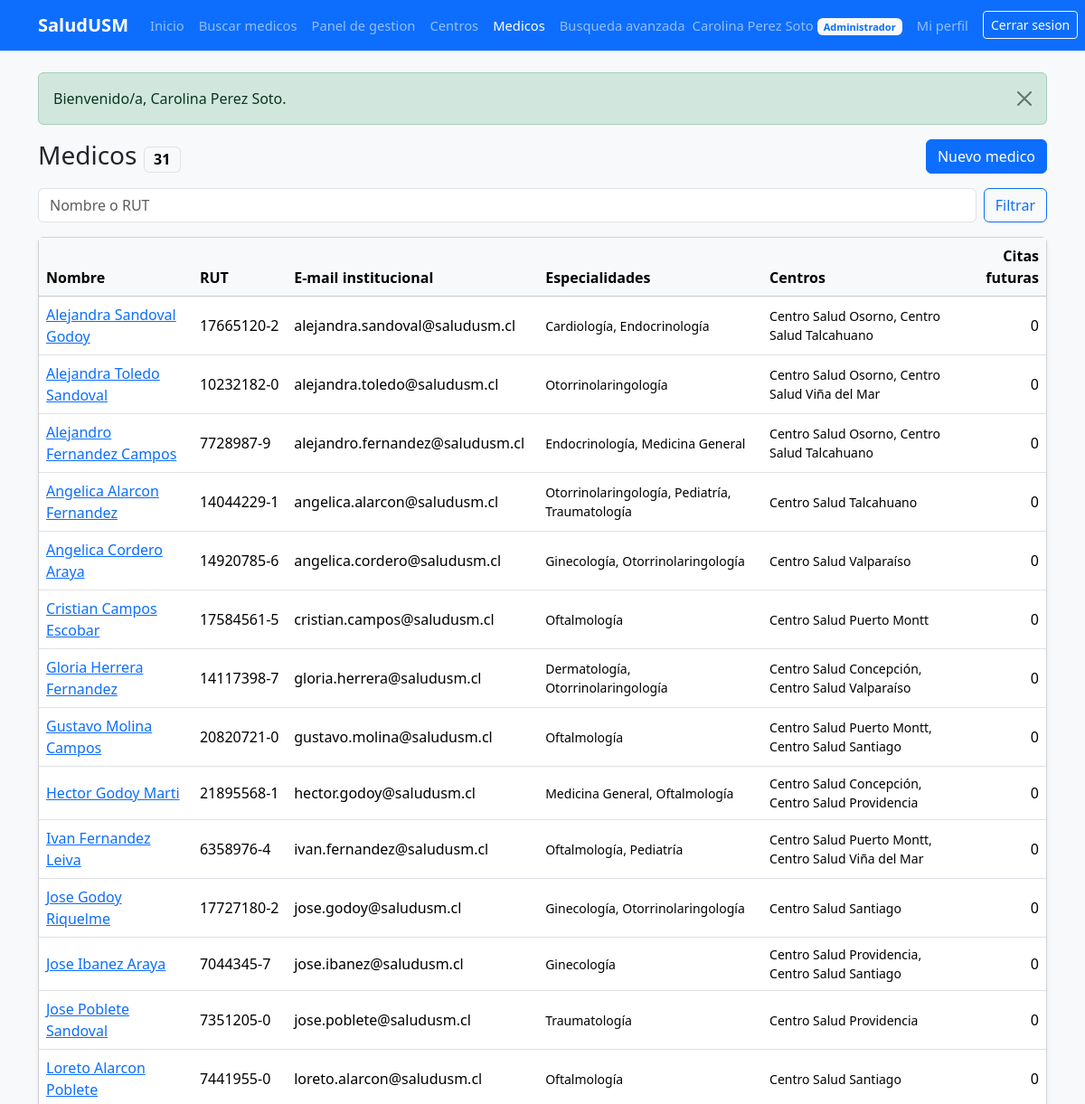
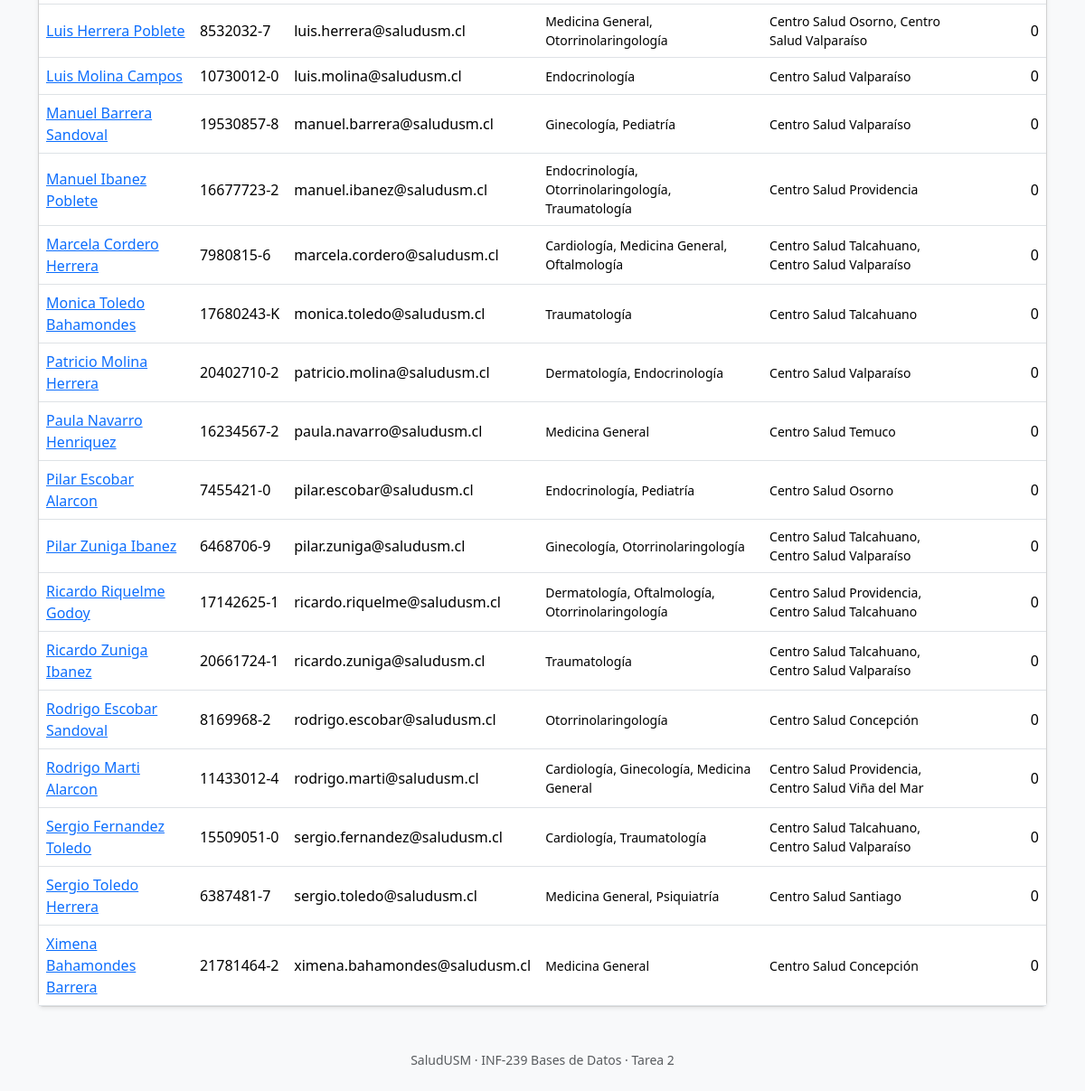
The app's page /PHP/admin/medicos.php (signed in) with its own data (2 pictures, top to bottom).
### tables this page shows
CREATE TABLE Medico (
    RUTMedico          VARCHAR(10) NOT NULL,
    emailInstitucional VARCHAR(254) NOT NULL,
    CONSTRAINT pk_medico         PRIMARY KEY (RUTMedico),
    CONSTRAINT uq_medico_email   UNIQUE (emailInstitucional),
    CONSTRAINT ck_medico_email   CHECK (emailInstitucional LIKE '%_@_%._%'),
    CONSTRAINT fk_medico_persona FOREIGN KEY (RUTMedico) REFERENCES Persona (RUT)
        ON DELETE CASCADE ON UPDATE RESTRICT
);

### PHP/includes/citas.php (called while the page is built, shortened)
<?php
function get(string $clave): string
{
    $v = $_GET[$clave] ?? '';
    return is_string($v) ? trim($v) : '';
}

### PHP/includes/helpers.php (called while the page is built, shortened)
<?php
function e(?string $texto): string
{
    return htmlspecialchars($texto ?? '', ENT_QUOTES | ENT_SUBSTITUTE, 'UTF-8');
}
function url(string $ruta = ''): string
{
    return base_url() . '/' . ltrim($ruta, '/');
}
function base_url(): string
{
    static $base = null;
    if ($base !== null) {
        return $base;
    }
    $raiz = str_replace('\\', '/', (string) realpath(APP_ROOT));
    $doc  = str_replace('\\', '/', (string) realpath($_SERVER['DOCUMENT_ROOT'] ?? ''));
    if ($doc !== '' && stripos($raiz, $doc) === 0) {
        $base = rtrim(substr($raiz, strlen($doc)), '/');
    } else {
        $base = '';
    }
    $base = implode('/', array_map('rawurlencode', explode('/', $base)));
    return $base;
}
function normalizar_nombre(string $nombre): string
{
    return preg_replace('/\s+/u', ' ', trim($nombre));
}

### PHP/includes/db.php (called while the page is built, shortened)
<?php
function db(): PDO
{
    static $pdo = null;
    if ($pdo !== null) {
        return $pdo;
    }
    $c = config('db');
    if ($c['socket'] !== '') {
        $dsn = "mysql:unix_socket={$c['socket']};dbname={$c['name']};charset=utf8mb4";
    } else {
        $dsn = "mysql:host={$c['host']};port={$c['port']};dbname={$c['name']};charset=utf8mb4";
    }
    try {
        $pdo = new PDO($dsn, $c['user'], $c['password'], [
            PDO::ATTR_ERRMODE            => PDO::ERRMODE_EXCEPTION,
            PDO::ATTR_DEFAULT_FETCH_MODE => PDO::FETCH_ASSOC,
            PDO::ATTR_EMULATE_PREPARES   => false,
        ]);
    } catch (PDOException $e) {
        error_log('SaludUSM - error de conexion: ' . $e->getMessage());
        throw new ErrorConexionBD('No fue posible conectar con la base de datos.');
    }
    $pdo->exec("SET time_zone = '" . (new DateTime())->format('P') . "'");
    return $pdo;
}
function q(string $sql, array $params = []): PDOStatement
{
    $st = db()->prepare($sql);
    $st->execute($params);
    return $st;
}

### PHP/admin/medicos.php (the view, shortened to what this page needs)
<?php
$texto = mb_substr(normalizar_nombre(get('q')), 0, 100);
$patron = '%' . strtr($texto, ['!' => '!!', '%' => '!%', '_' => '!_']) . '%';
$medicos = q("SELECT d.RUTMedico, d.nombreMedico, d.emailInstitucional, d.especialidades, d.centros,
                     (SELECT COUNT(*) FROM Cita c WHERE c.RUTMedico = d.RUTMedico AND " . SQL_CITA_FUTURA . ") AS futuras
                FROM v_directorio_medicos d
               WHERE (:t = '' OR d.nombreMedico LIKE :p1 ESCAPE '!'
                      OR CONVERT(d.RUTMedico USING utf8mb4) LIKE :p2 ESCAPE '!')
               ORDER BY d.nombreMedico",
             ['t' => $texto, 'p1' => $patron, 'p2' => $patron])->fetchAll();
?>
<div class="d-flex flex-wrap justify-content-between align-items-center gap-2 mb-3">
    <h1 class="h3 mb-0">Medicos <span class="badge text-bg-light border fs-6"><?= count($medicos) ?></span></h1>
    <a class="btn btn-primary" href="<?= e(url('admin/medico_form.php')) ?>">Nuevo medico</a>
</div>
<form method="get" action="<?= e(url('admin/medicos.php')) ?>" class="d-flex gap-2 mb-3" role="search">
    <input type="search" class="form-control" name="q" maxlength="100" value="<?= e($texto) ?>" placeholder="Nombre o RUT">
    <button type="submit" class="btn btn-outline-primary">Filtrar</button>
</form>
<div class="card shadow-sm">
    <?php if (!$medicos): ?>
        <div class="card-body text-muted">No hay medicos que coincidan.</div>
    <?php else: ?>
    <div class="table-responsive">
        <table class="table table-hover align-middle mb-0" id="medicos">
            <thead class="table-light">
                <tr><th>Nombre</th><th>RUT</th><th>E-mail institucional</th><th>Especialidades</th><th>Centros</th><th class="text-end">Citas futuras</th></tr>
            </thead>
            <tbody>
            <?php foreach ($medicos as $m): ?>
                <tr data-medico="<?= e($m['RUTMedico']) ?>">
                    <td><a href="<?= e(url('admin/medico.php?rut=' . rawurlencode($m['RUTMedico']))) ?>"><?= e($m['nombreMedico']) ?></a></td>
                    <td class="text-nowrap"><?= e($m['RUTMedico']) ?></td>
                    <td><?= e($m['emailInstitucional']) ?></td>
                    <td class="small"><?= e(str_replace(' | ', ', ', (string) $m['especialidades'])) ?></td>
                    <td class="small"><?= e(str_replace(' | ', ', ', (string) $m['centros'])) ?></td>
                    <td class="text-end"><?= (int) $m['futuras'] ?></td>
                </tr>
            <?php endforeach; ?>
            </tbody>
        </table>
    </div>
    <?php endif; ?>
</div>

### PHP/assets/css/app.css (style rules this page uses)
body { min-height: 100vh; display: flex; flex-direction: column; }

### records on screen
medico: nombreMedico "Alejandra Sandoval Godoy", RUTMedico "17665120-2", emailInstitucional "alejandra.sandoval@saludusm.cl", especialidades "Cardiología, Endocrinología", centros "Centro Salud Osorno, Centro Salud Talcahuano", futuras "0"
medico: nombreMedico "Alejandra Toledo Sandoval", RUTMedico "10232182-0", emailInstitucional "alejandra.toledo@saludusm.cl", especialidades "Otorrinolaringología", centros "Centro Salud Osorno, Centro Salud Viña del Mar", futuras "0"
medico: nombreMedico "Alejandro Fernandez Campos", RUTMedico "7728987-9", emailInstitucional "alejandro.fernandez@saludusm.cl", especialidades "Endocrinología, Medicina General", centros "Centro Salud Osorno, Centro Salud Talcahuano", futuras "0"
medico: nombreMedico "Angelica Alarcon Fernandez", RUTMedico "14044229-1", emailInstitucional "angelica.alarcon@saludusm.cl", especialidades "Otorrinolaringología, Pediatría, Traumatología", centros "Centro Salud Talcahuano", futuras "0"
medico: nombreMedico "Angelica Cordero Araya", RUTMedico "14920785-6", emailInstitucional "angelica.cordero@saludusm.cl", especialidades "Ginecología, Otorrinolaringología", centros "Centro Salud Valparaíso", futuras "0"
medico: nombreMedico "Cristian Campos Escobar", RUTMedico "17584561-5", emailInstitucional "cristian.campos@saludusm.cl", especialidades "Oftalmología", centros "Centro Salud Puerto Montt", futuras "0"
medico: nombreMedico "Gloria Herrera Fernandez", RUTMedico "14117398-7", emailInstitucional "gloria.herrera@saludusm.cl", especialidades "Dermatología, Otorrinolaringología", centros "Centro Salud Concepción, Centro Salud Valparaíso", futuras "0"
medico: nombreMedico "Gustavo Molina Campos", RUTMedico "20820721-0", emailInstitucional "gustavo.molina@saludusm.cl", especialidades "Oftalmología", centros "Centro Salud Puerto Montt, Centro Salud Santiago", futuras "0"
medico: nombreMedico "Hector Godoy Marti", RUTMedico "21895568-1", emailInstitucional "hector.godoy@saludusm.cl", especialidades "Medicina General, Oftalmología", centros "Centro Salud Concepción, Centro Salud Providencia", futuras "0"
medico: nombreMedico "Ivan Fernandez Leiva", RUTMedico "6358976-4", emailInstitucional "ivan.fernandez@saludusm.cl", especialidades "Oftalmología, Pediatría", centros "Centro Salud Puerto Montt, Centro Salud Viña del Mar", futuras "0"
medico: nombreMedico "Jose Godoy Riquelme", RUTMedico "17727180-2", emailInstitucional "jose.godoy@saludusm.cl", especialidades "Ginecología, Otorrinolaringología", centros "Centro Salud Santiago", futuras "0"
medico: nombreMedico "Jose Ibanez Araya", RUTMedico "7044345-7", emailInstitucional "jose.ibanez@saludusm.cl", especialidades "Ginecología", centros "Centro Salud Providencia, Centro Salud Santiago", futuras "0"
medico: nombreMedico "Jose Poblete Sandoval", RUTMedico "7351205-0", emailInstitucional "jose.poblete@saludusm.cl", especialidades "Traumatología", centros "Centro Salud Providencia", futuras "0"
medico: nombreMedico "Loreto Alarcon Poblete", RUTMedico "7441955-0", emailInstitucional "loreto.alarcon@saludusm.cl", especialidades "Oftalmología", centros "Centro Salud Santiago", futuras "0"
medico: nombreMedico "Luis Herrera Poblete", RUTMedico "8532032-7", emailInstitucional "luis.herrera@saludusm.cl", especialidades "Medicina General, Otorrinolaringología", centros "Centro Salud Osorno, Centro Salud Valparaíso", futuras "0"
medico: nombreMedico "Luis Molina Campos", RUTMedico "10730012-0", emailInstitucional "luis.molina@saludusm.cl", especialidades "Endocrinología", centros "Centro Salud Valparaíso", futuras "0"
medico: nombreMedico "Manuel Barrera Sandoval", RUTMedico "19530857-8", emailInstitucional "manuel.barrera@saludusm.cl", especialidades "Ginecología, Pediatría", centros "Centro Salud Valparaíso", futuras "0"
medico: nombreMedico "Manuel Ibanez Poblete", RUTMedico "16677723-2", emailInstitucional "manuel.ibanez@saludusm.cl", especialidades "Endocrinología, Otorrinolaringología, Traumatología", centros "Centro Salud Providencia", futuras "0"
medico: nombreMedico "Marcela Cordero Herrera", RUTMedico "7980815-6", emailInstitucional "marcela.cordero@saludusm.cl", especialidades "Cardiología, Medicina General, Oftalmología", centros "Centro Salud Talcahuano, Centro Salud Valparaíso", futuras "0"
medico: nombreMedico "Monica Toledo Bahamondes", RUTMedico "17680243-K", emailInstitucional "monica.toledo@saludusm.cl", especialidades "Traumatología", centros "Centro Salud Talcahuano", futuras "0"
medico: nombreMedico "Patricio Molina Herrera", RUTMedico "20402710-2", emailInstitucional "patricio.molina@saludusm.cl", especialidades "Dermatología, Endocrinología", centros "Centro Salud Valparaíso", futuras "0"
medico: nombreMedico "Paula Navarro Henriquez", RUTMedico "16234567-2", emailInstitucional "paula.navarro@saludusm.cl", especialidades "Medicina General", centros "Centro Salud Temuco", futuras "0"
medico: nombreMedico "Pilar Escobar Alarcon", RUTMedico "7455421-0", emailInstitucional "pilar.escobar@saludusm.cl", especialidades "Endocrinología, Pediatría", centros "Centro Salud Osorno", futuras "0"
medico: nombreMedico "Pilar Zuniga Ibanez", RUTMedico "6468706-9", emailInstitucional "pilar.zuniga@saludusm.cl", especialidades "Ginecología, Otorrinolaringología", centros "Centro Salud Talcahuano, Centro Salud Valparaíso", futuras "0"
medico: nombreMedico "Ricardo Riquelme Godoy", RUTMedico "17142625-1", emailInstitucional "ricardo.riquelme@saludusm.cl", especialidades "Dermatología, Oftalmología, Otorrinolaringología", centros "Centro Salud Providencia, Centro Salud Talcahuano", futuras "0"
medico: nombreMedico "Ricardo Zuniga Ibanez", RUTMedico "20661724-1", emailInstitucional "ricardo.zuniga@saludusm.cl", especialidades "Traumatología", centros "Centro Salud Talcahuano, Centro Salud Valparaíso", futuras "0"
medico: nombreMedico "Rodrigo Escobar Sandoval", RUTMedico "8169968-2", emailInstitucional "rodrigo.escobar@saludusm.cl", especialidades "Otorrinolaringología", centros "Centro Salud Concepción", futuras "0"
medico: nombreMedico "Rodrigo Marti Alarcon", RUTMedico "11433012-4", emailInstitucional "rodrigo.marti@saludusm.cl", especialidades "Cardiología, Ginecología, Medicina General", centros "Centro Salud Providencia, Centro Salud Viña del Mar", futuras "0"
medico: nombreMedico "Sergio Fernandez Toledo", RUTMedico "15509051-0", emailInstitucional "sergio.fernandez@saludusm.cl", especialidades "Cardiología, Traumatología", centros "Centro Salud Talcahuano, Centro Salud Valparaíso", futuras "0"
medico: nombreMedico "Sergio Toledo Herrera", RUTMedico "6387481-7", emailInstitucional "sergio.toledo@saludusm.cl", especialidades "Medicina General, Psiquiatría", centros "Centro Salud Santiago", futuras "0"
medico: nombreMedico "Ximena Bahamondes Barrera", RUTMedico "21781464-2", emailInstitucional "ximena.bahamondes@saludusm.cl", especialidades "Medicina General", centros "Centro Salud Concepción", futuras "0"

### other values on screen
$app "SaludUSM"
$texto "Inicio"
$texto "Buscar medicos"
$texto "Panel de gestion"
$texto "Centros"
$texto "Medicos"
$texto "Busqueda avanzada"
$u['nombre'] "Carolina Perez Soto"
ROLES[$rol] "Administrador"
$f['mensaje'] "Bienvenido/a, Carolina Perez Soto."
count($medicos) "31"
